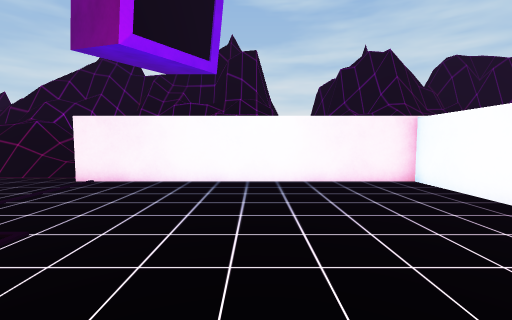
View 1 (above)

24 first-person views from a walk through a scene from a Unity 3-D project. The camera is 1.2 m above the floor, tilts 4° down and sees 90° across. The floor is counted in squares, 1 m on a side. Each view is taken from the middle of a square. On the plan, view 1 faces up. The plan holds only what a view shows up to about 12 squares ahead; the rest is blank. The place goes on beyond the plan. The player character is not drawn. Some surface patterns are stand-ins.

View 2
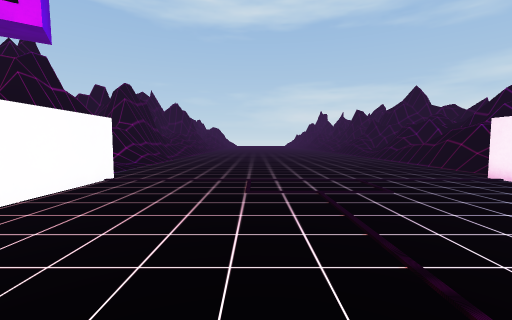

View 3
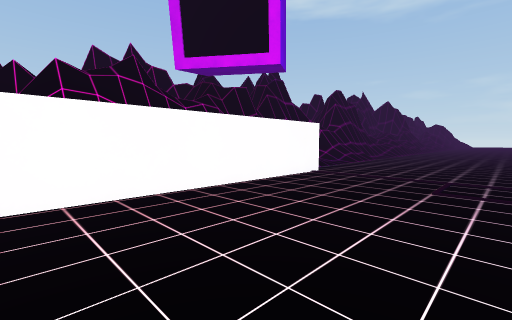

View 4
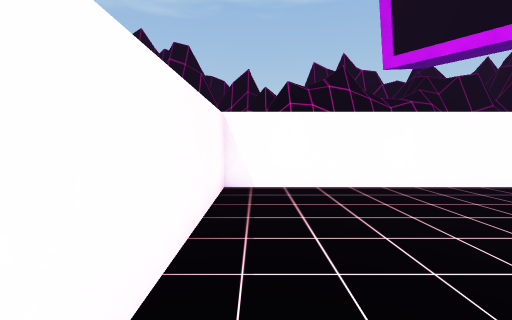

View 5
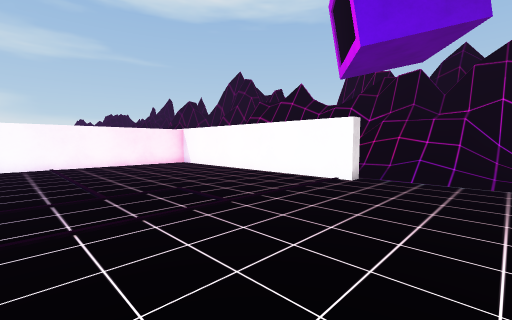

View 6
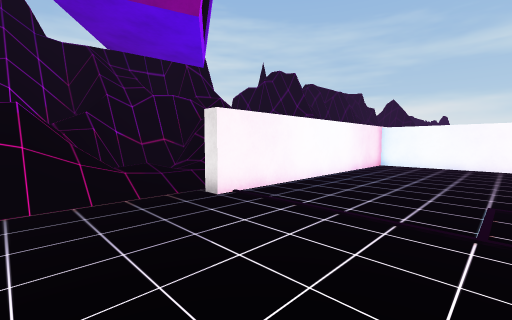

View 7
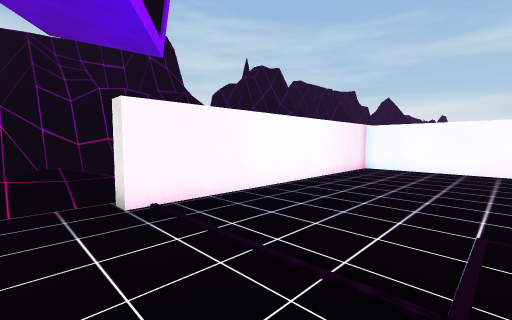

View 8
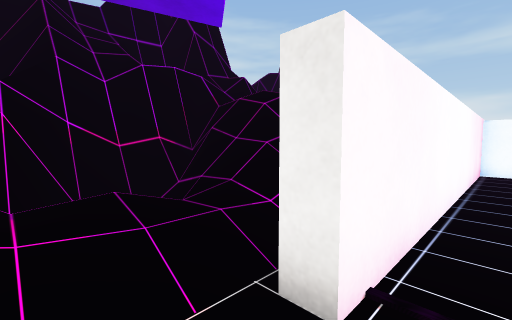

View 9
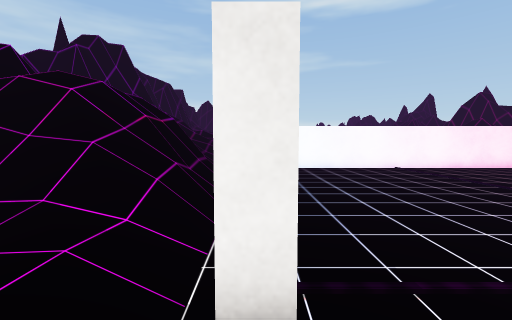

View 10
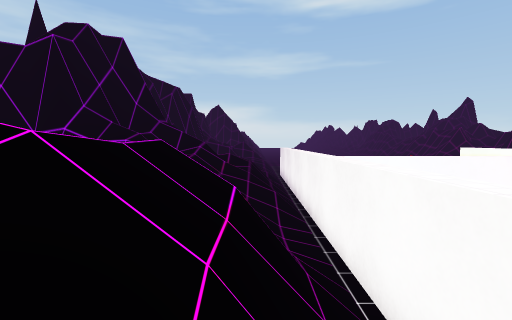

View 11
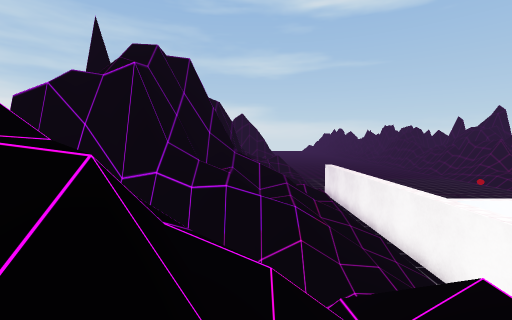

View 12
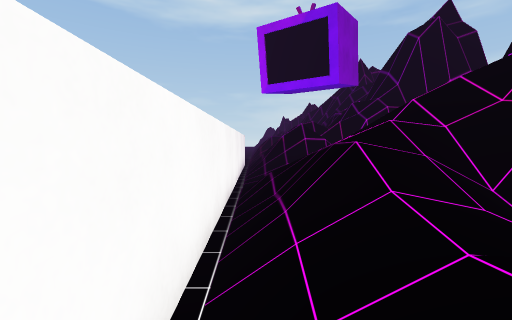

View 13
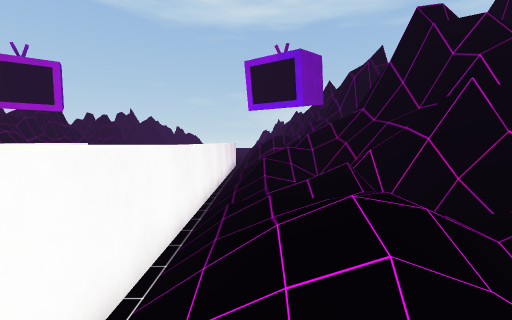

View 14
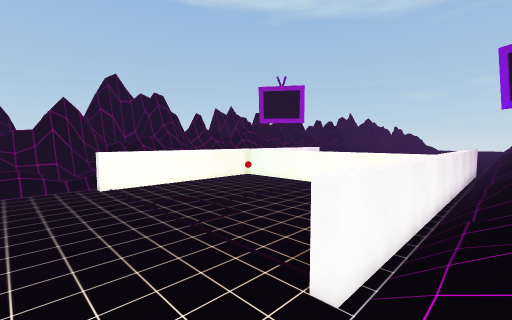

View 15
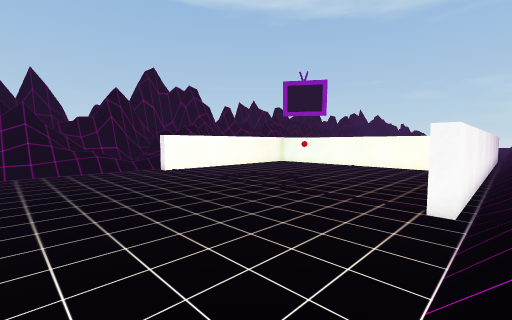

View 16
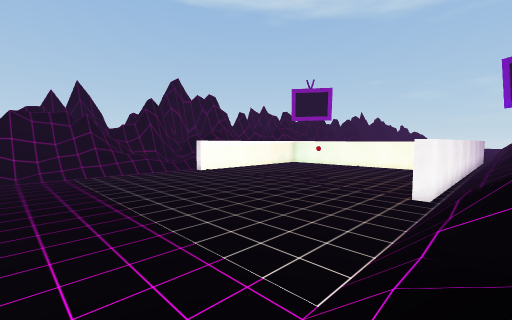

View 17
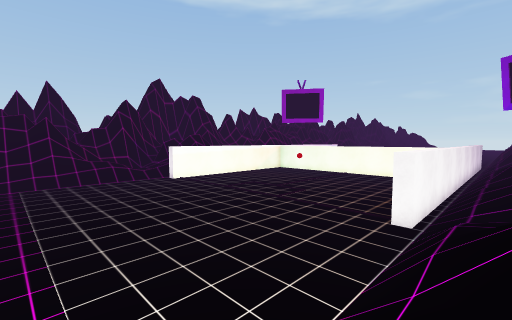

View 18
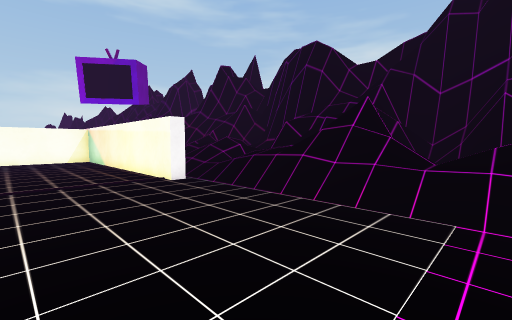

View 19
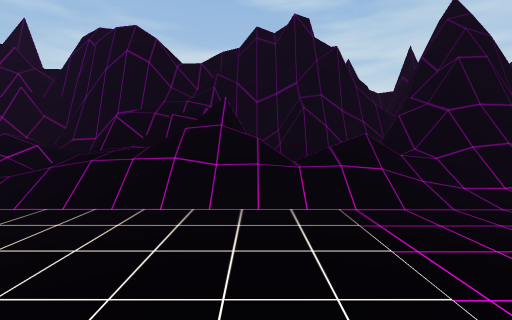

View 20
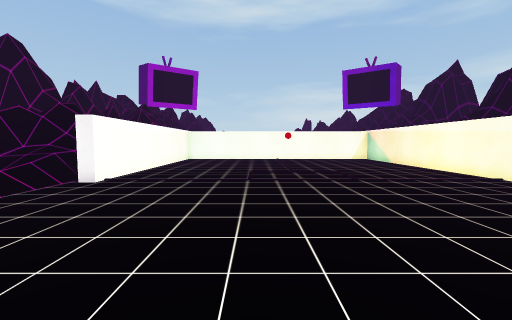

View 21
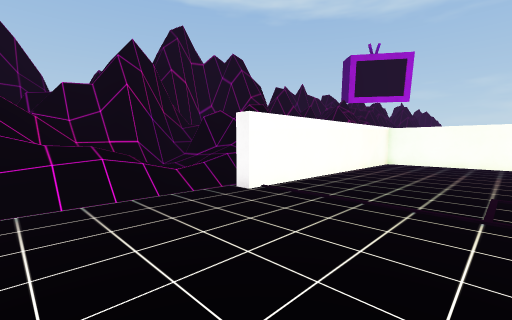

View 22
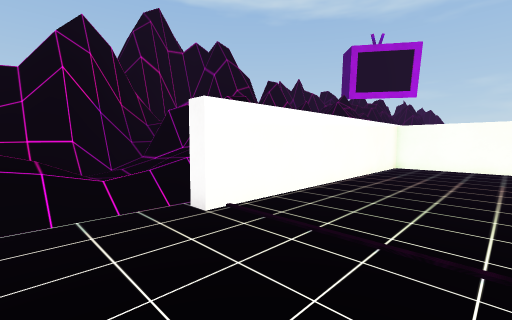

View 23
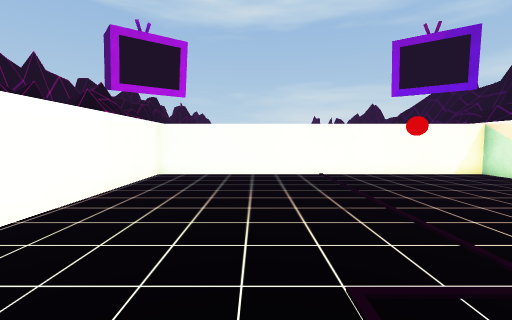

View 24
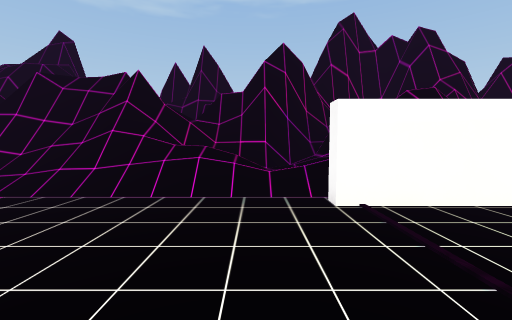

### Floor plan
Key: @ floor where view 1 was taken; # wall or solid block; x gap in a wall; . main floor; : floor 0.5 m higher than the main floor; + floor 1 m higher than the main floor; / step, stairs or slope; = window, fence, low wall or low ledge; ^ raised ledge; v drop or lower ground; O other object.
Columns run from 9 left of view 1 to 25 right of it. Each row starts with its distance up from view 1.
 18              ##
 17              ##
 16   ^  #^# ^^  v######          #
 15 ^#^^^  #^##  v/=########   ^^######
 14 #==#======#  v/#==########^^^==####
 13 ##===vv/==v  v /#=###=  = #=== ##v=
 12 =#=vvv//=#v =////== =////===##=   =
 11 /== /////#x ////////////==+/ ==   #
 10 ==#////===///////==////// ///==////
  9 ==//////////.//////////////////////
  8 ....#####################..........
  7 ..............#....................
  6 ..............#....................
  5 ..............#....................
  4 ..............#....................
  3 ..............#....................
  2 ..............#.....O..............
  1 ..............#.....O..............
  0 .........@....#....................
 -1 ..............#....................
 -2 ..............#....................
 -3 ..............#....................
 -4 ..............#....................
 -5 ....#####################..........
 -6 .////                  ////////////
 -7 /////               ##=///////=///=
 -8 ==////=  ###=       #===/:///#####=
 -9 #====##^#^^##         =#=##==## ##=
-10 ######     ^==         =######
-11             #^   ##    ##
-12              ######   =^

Where each view was taken, in squares from view 1:
view 1: 0 up, 0 right, facing up
view 2: 0 up, 3 right, facing left
view 3: 1 up, 4 right, facing down-left
view 4: 2 up, 4 right, facing down
view 5: 3 up, 9 left, facing down-right
view 6: 3 up, 9 left, facing up-right
view 7: 3 up, 7 left, facing up-right
view 8: 7 up, 7 left, facing up-right
view 9: 8 up, 7 left, facing right
view 10: 10 up, 3 left, facing right
view 11: 13 up, 2 left, facing right
view 12: 9 up, 12 right, facing left
view 13: 10 up, 17 right, facing left
view 14: 10 up, 19 right, facing down-left
view 15: 9 up, 22 right, facing down-left
view 16: 10 up, 25 right, facing down-left
view 17: 10 up, 23 right, facing down-left
view 18: 4 up, 23 right, facing up-left
view 19: 4 up, 21 right, facing up
view 20: 0 up, 23 right, facing left
view 21: 0 up, 20 right, facing down-left
view 22: 1 down, 18 right, facing down-left
view 23: 1 down, 15 right, facing left
view 24: 0 up, 17 right, facing down
